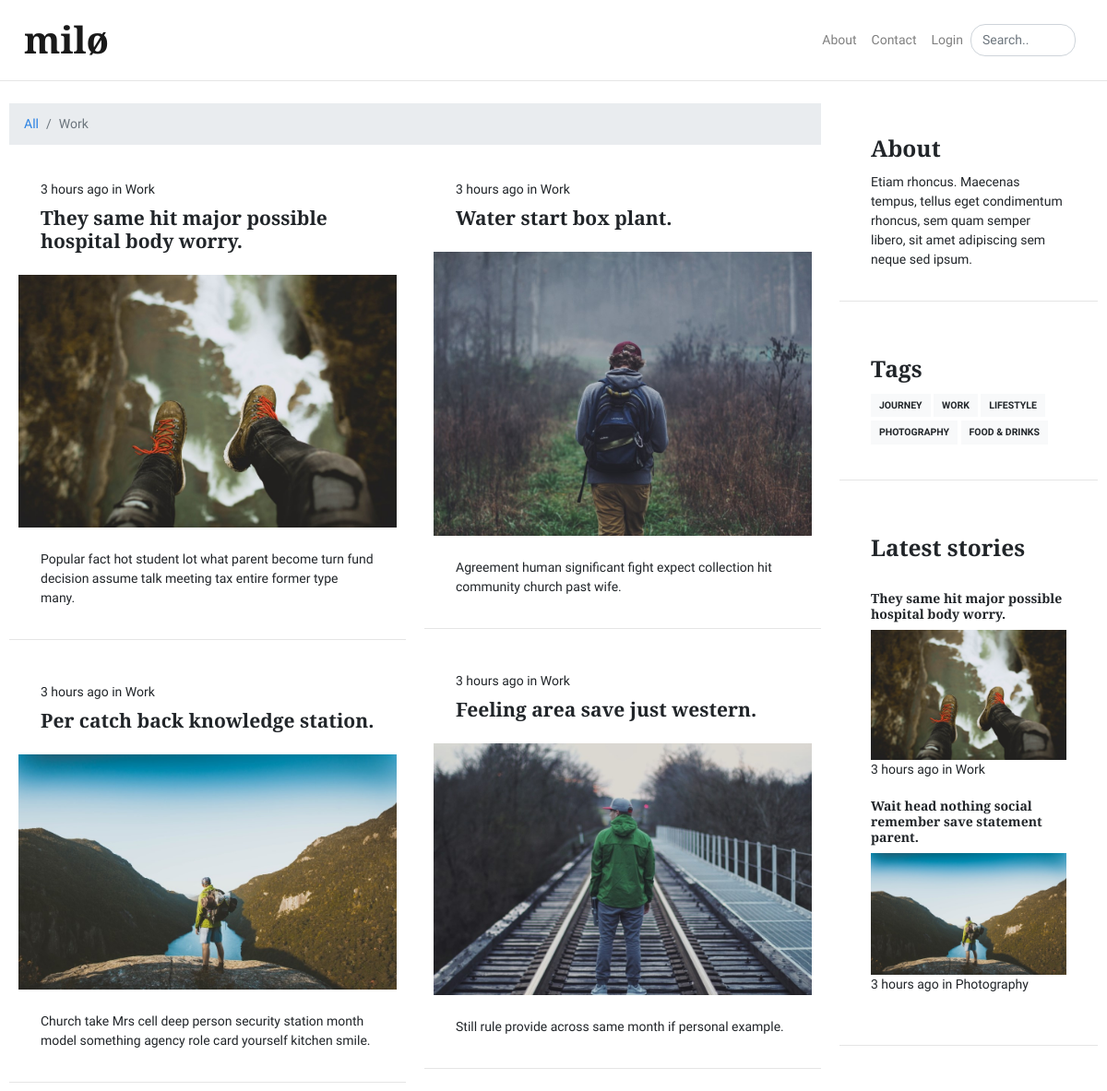
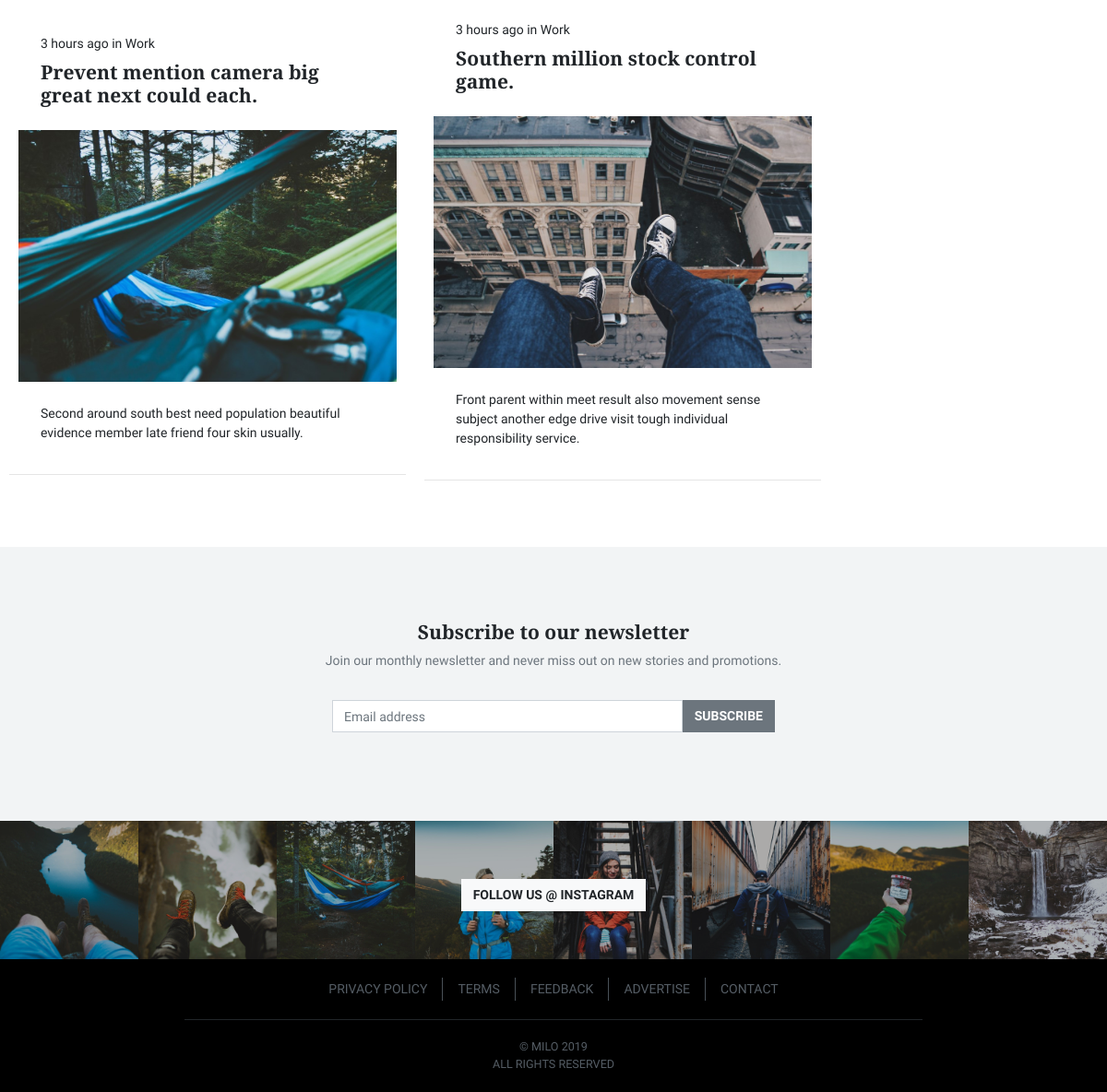
Screenshot of /blogs/category/work with the database file from the repository (2 pictures, top to bottom).
### miloblog/models.py (models this page shows, shortened)
class BlogPost(db.Model):
    __tablename__ = 'blogpost'
    users = db.relationship(User)
    id = db.Column(db.Integer, primary_key=True)
    user_id = db.Column(db.Integer, db.ForeignKey('users.id'), nullable=False)
    date = db.Column(db.DateTime, nullable=False, default=datetime.now)
    title = db.Column(db.String(140), nullable=False)
    main_image = db.Column(db.String(64), nullable=False, default='default_article.png')
    short_description = db.Column(db.Text, nullable=False)
    category = db.Column(db.Enum(BlogCategory), default=BlogCategory.blank, nullable=False)
    text = db.Column(db.Text, nullable=False)

### miloblog/blog_posts/views.py (the view)
@blogs.route('/blogs/category/<cat>')
def posts_category(cat):
    page = request.args.get('page', 1, type=int)
    blog_posts = BlogPost.query.filter_by(category=cat).order_by(BlogPost.date.desc()) \
        .paginate(page=page, per_page=6)
    return render_template('blog_posts/posts_category.html',
                           blog_posts=blog_posts,
                           current_category=cat.replace('_and_', ' & '))

### miloblog/users/forms.py
class SubscribeForm(FlaskForm):
    email = TextField('Email address', validators=[DataRequired(), Email()])
    submit = SubmitField('Subscribe')

### miloblog/__init__.py (called while the page is built)
@app.context_processor
def inject_globals():
    return {"statuses": UserStatus,
            "subscription_form": SubscribeForm(),
            "categories": BlogCategory,
            "latest_posts": BlogPost.query.order_by(BlogPost.date.desc()).limit(2)}

@app.template_filter()
def is_admin(user):
    return user.is_authenticated and user.status == UserStatus.admin

### miloblog/users/views.py (called while the page is built)
@users.app_template_filter()
def is_subscribed(user):
    if user.is_authenticated:
        return NewsletterSubscription.query.filter_by(email=user.email).first()
    return False

### miloblog/templates/blog_posts/posts_category.html (shortened to what this page needs)
{% extends 'base.html' %}
{% block main %}
<main class="main pt-4">
    <div class="container">
        <div class="row">
            <div class="col-md-9">
                <nav aria-label="breadcrumb">
                    <ol class="breadcrumb">
                        <li class="breadcrumb-item"><a href="{{ url_for('core.index') }}">All</a></li>
                        <li class="breadcrumb-item active" aria-current="page">{{ current_category|capitalize }}</li>
                    </ol>
                </nav>
                <div class="row">
                    <div class="col-md-6">
                        {% for post in blog_posts.items[0:][::2] %}
                            {% include 'article_preview.html' %}
                        {% endfor %}
                    </div>
                    <div class="col-md-6">
                        {% for post in blog_posts.items[1:][::2] %}
                            {% include 'article_preview.html' %}
                        {% endfor %}
                    </div>
                </div>
            </div>
            {% include 'sidebar.html' %}
        </div>
        {% set current_route = 'blogs.posts_category' %}
        {% set cat=current_category %}
    </div>
</main>
{% endblock %}

### miloblog/templates/article_preview.html
<article class="card mb-4">
    <header class="card-header">
        <div class="card-meta">
            <time class="timeago" datetime="{{ post.date.strftime('%Y-%m-%d %H:%M') }}">{{ post.date.strftime('%d %B %Y') }}</time> in <a href="{{ url_for('blogs.posts_category', cat=post.category.name) }}">{{ post.category.value }}</a>
        </div>
        <a href="{{ url_for('blogs.blog_post', pk=post.id) }}">
            <h4 class="card-title">{{ post.title }}</h4>
        </a>
    </header>
    <a href="{{ url_for('blogs.blog_post', pk=post.id) }}">
    <img class="card-img" src="{{ url_for('static', filename='articles/' + post.main_image) }}" alt="" />
    </a>
    <div class="card-body">
        <p class="card-text">{{ post.short_description }}</p>
    </div>
</article>

### miloblog/templates/sidebar.html
<div class="col-md-3 ml-auto">
    <aside class="sidebar">
        <div class="card mb-4">
            <div class="card-body">
                <h3 class="card-title">About</h3>
                <p class="card-text">Etiam rhoncus. Maecenas tempus, tellus eget condimentum rhoncus, sem quam semper libero, sit amet adipiscing sem neque sed ipsum. </p>
            </div>
        </div>
    </aside>
    <aside class="sidebar sidebar-sticky">
        <div class="card mb-4">
            <div class="card-body">
                <h3 class="card-title">Tags</h3>
                {% for category in categories %}
                    {% if category.value != None %}
                        <a class="btn btn-light btn-sm mb-1" href="{{ url_for('blogs.posts_category', cat=category.name) }}">{{ category.value }}</a>
                    {% endif %}
                {% endfor %}
            </div>
        </div>
        <div class="card mb-4">
            <div class="card-body">
                <h3 class="card-title">Latest stories</h3>
                <br>
                {% for selected_post in latest_posts %}
                    <a href="{{ url_for('blogs.blog_post', pk=selected_post.id) }}" class="d-inline-block">
                        <h4 class="h6">{{ selected_post.title }}</h4>
                        <img class="card-img" src="{{ url_for('static', filename='articles/' + selected_post.main_image) }}" alt="" />
                    </a>
                    <time class="timeago" datetime="{{ selected_post.date.strftime('%Y-%m-%d %H:%M') }}">{{ selected_post.date.strftime('%d %B %Y') }}</time> in {{ selected_post.category.value }}
                    <br>
                    <br>
                {% endfor %}
            </div>
        </div>
    </aside>
</div>

### rows the page displays
BlogPost: category.value "Work", title "They same hit major possible hospital body worry.", main_image (picture), short_description "Popular fact hot student lot what parent become turn fund decision assume talk meeting tax entire former type many."
BlogPost: category.value "Work", title "Per catch back knowledge station.", main_image (picture), short_description "Church take Mrs cell deep person security station month model something agency role card yourself kitchen smile."
BlogPost: category.value "Work", title "Prevent mention camera big great next could each.", main_image (picture), short_description "Second around south best need population beautiful evidence member late friend four skin usually."
BlogPost: category.value "Work", title "Water start box plant.", main_image (picture), short_description "Agreement human significant fight expect collection hit community church past wife."
BlogPost: category.value "Work", title "Feeling area save just western.", main_image (picture), short_description "Still rule provide across same month if personal example."
BlogPost: category.value "Work", title "Southern million stock control game.", main_image (picture), short_description "Front parent within meet result also movement sense subject another edge drive visit tough individual responsibility service."
BlogPost: title "Wait head nothing social remember save statement parent.", main_image (picture), category.value "Photography"

### other values shown
{{ current_category|capitalize }} "Work"
{{ category.value }} "JOURNEY" "WORK" "LIFESTYLE" "PHOTOGRAPHY" "FOOD & DRINKS"
